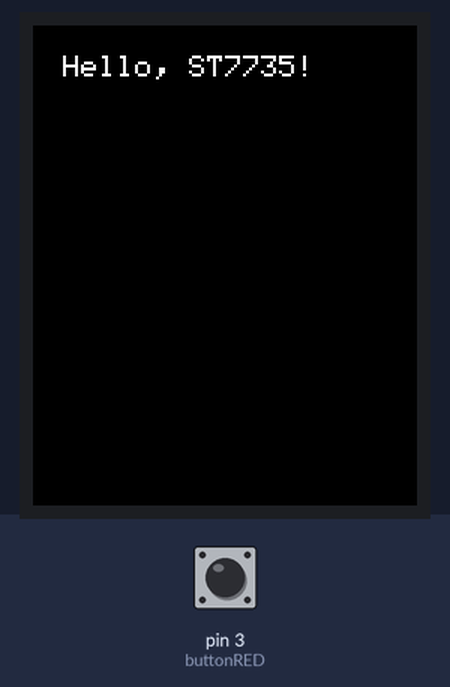
Bench run of a sketch on a simulated Arduino Uno, built with avr-gcc and run on an emulated ATmega328P. On the bench: 128×160 colour display. The test bench sets the inputs (shaded band); at power-on: pin 3 (buttonRED) LOW.

Above: at 1.3 s.
1.4 s: pin 3 (buttonRED) pulled HIGH for 0.15 s
At 2.6 s:
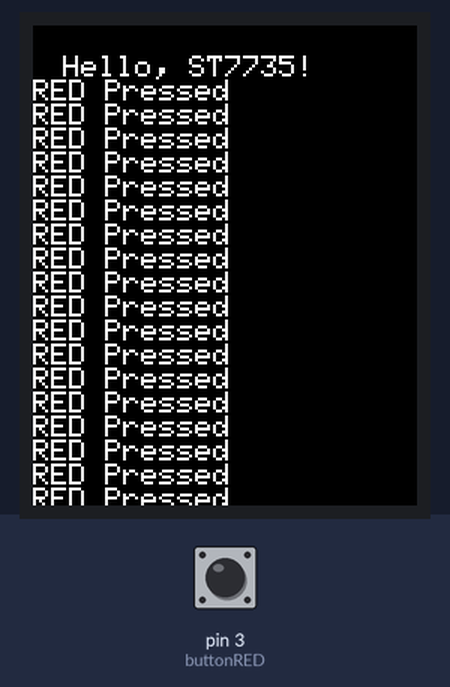
3.0 s: pin 3 (buttonRED) pulled HIGH for 3.2 s
At 7.1 s:
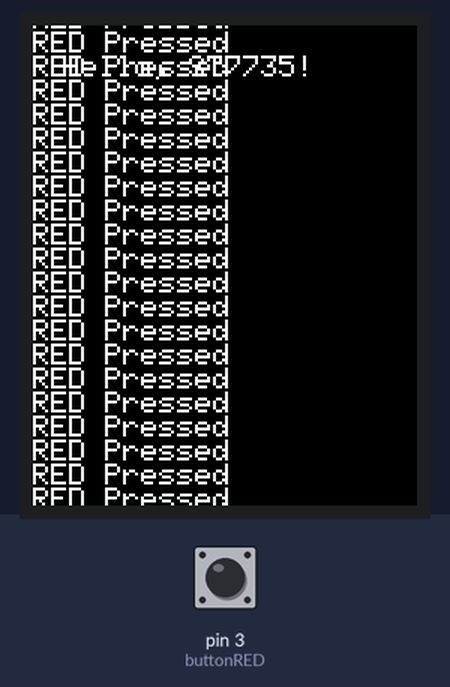
Timing chart, 0 to 8.6 s (numbered marks = the images above; inputs shaded):
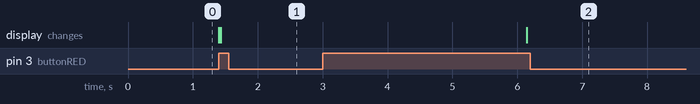

Measured:
- after the input at 1.4 s, the display: first changes at once (image 1 shows a later state)
- after the input at 3.0 s, the display: first changes after 3.1 s (image 2 shows a later state)

The sketch:

test.01.ino
```cpp
#include <Adafruit_GFX.h>
#include <Adafruit_ST7735.h>
#include <SPI.h>

// Pin definitions
#define TFT_CS     10
#define TFT_RST    8
#define TFT_DC     9  // RS

// constants won't change. They're used here to set pin numbers:
const int buttonRED = 3;  // the number of the pushbutton pin


// variables will change:
int buttonState = 0;  // variable for reading the pushbutton status

// Create display object
Adafruit_ST7735 tft = Adafruit_ST7735(TFT_CS, TFT_DC, TFT_RST);

void setup() {
  tft.initR(INITR_BLACKTAB);  // Use INITR_BLACKTAB for ST7735B
  tft.fillScreen(ST77XX_BLACK);
  tft.setCursor(10, 10);
  tft.setTextColor(ST77XX_WHITE);
  tft.setTextSize(1);
  tft.println("Hello, ST7735!");
    // initialize the LED pin as an output:
  // initialize the pushbutton pin as an input:
  pinMode(buttonRED, INPUT);
}

void loop() {
   buttonState = digitalRead(buttonRED);
   if (buttonState == HIGH)
   {
    tft.println("RED Pressed");
   }
   else
   {

   }


}
```
